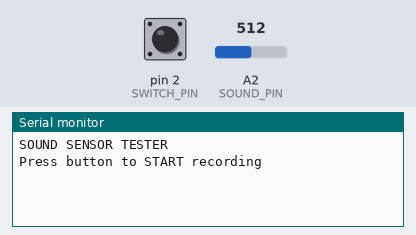
Bench run of a sketch on a simulated Arduino Uno, built with avr-gcc and run on an emulated ATmega328P. On the bench: the last lines printed to the serial monitor. The test bench sets the inputs (shaded band); at power-on: pin 2 (SWITCH_PIN) HIGH, A2 (SOUND_PIN) = 512.

Above: at 1.2 s.
1.3 s: pin 2 (SWITCH_PIN) pulled LOW for 0.15 s
At 1.58 s:
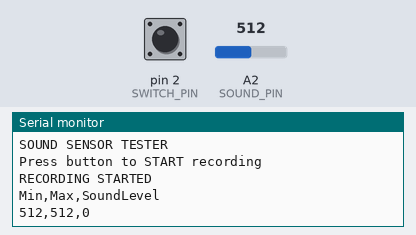
2.9 s: pin 2 (SWITCH_PIN) pulled LOW for 1 s
At 3.7 s:
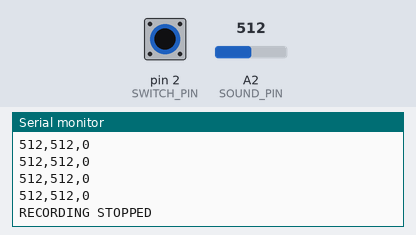

Measured:
- after the input at 1.3 s, the serial monitor: prints a new line after 0.05 s (image 1)
- after the input at 2.9 s, the serial monitor: prints a new line after 0.05 s (image 2)

The sketch:

dog-sound-level-analyzer.ino
```cpp
// ==========================================
// SOUND SENSOR + START/STOP BUTTON
// ==========================================

const int SOUND_PIN = A2;
const int SWITCH_PIN = 2;

const unsigned long SAMPLE_WINDOW_MS = 50;
const unsigned long OUTPUT_INTERVAL_MS = 250;
const unsigned long DEBOUNCE_DELAY_MS = 50;

// Button variables
bool recording = false;
bool lastButtonReading = HIGH;
bool buttonState = HIGH;
unsigned long lastDebounceTime = 0;

void setup() {
  Serial.begin(9600);

  pinMode(SWITCH_PIN, INPUT_PULLUP);

  Serial.println();
  Serial.println("SOUND SENSOR TESTER");
  Serial.println("Press button to START recording");
}

// ==========================================
// MAIN LOOP
// ==========================================


void loop() {

  checkButton();

  if (!recording) {
    return;
  }

  static unsigned long lastMeasurement = 0;

  if (millis() - lastMeasurement >= OUTPUT_INTERVAL_MS) {
    lastMeasurement = millis();
    measureSound();
  }
}

// ==========================================
// BUTTON HANDLING
// ==========================================

void checkButton() {

  bool reading = digitalRead(SWITCH_PIN);

  if (reading != lastButtonReading) {
    lastDebounceTime = millis();
  }

  if (millis() - lastDebounceTime > DEBOUNCE_DELAY_MS) {

    if (reading != buttonState) {

      buttonState = reading;

      // Button pressed
      if (buttonState == LOW) {

        recording = !recording;

        if (recording) {
          Serial.println();
          Serial.println("RECORDING STARTED");
          Serial.println("Min,Max,SoundLevel");
        } else {
          Serial.println("RECORDING STOPPED");
          Serial.println();
        }
      }
    }
  }

  lastButtonReading = reading;
}

// ==========================================
// SOUND MEASUREMENT
// ==========================================

void measureSound() {

  int minimum = 1023;
  int maximum = 0;

  unsigned long startTime = millis();

  while (millis() - startTime < SAMPLE_WINDOW_MS) {

    // Check button during sampling too
    checkButton();

    if (!recording) {
      return;
    }

    int reading = analogRead(SOUND_PIN);

    minimum = min(minimum, reading);
    maximum = max(maximum, reading);
  }

  int soundLevel = maximum - minimum;

  Serial.print(minimum);
  Serial.print(",");
  Serial.print(maximum);
  Serial.print(",");
  Serial.println(soundLevel);
}
```
